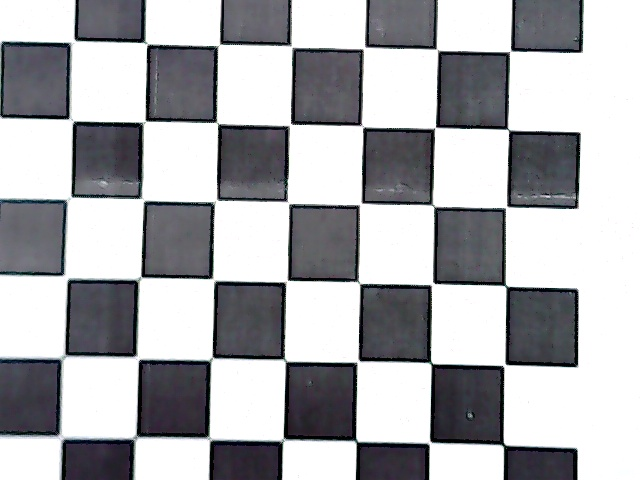
#> input picture camera_calibration/im_left1.jpg, 640 x 480 px, given in place of the camera
$ python cameras_test.py
#> lines starting #> are read from the running program, lines starting #| are printed output that depends on the picture
#!/usr/bin/env python3
# -*- coding: utf-8 -*-
"""
Created on Tue Apr 20 11:48:30 2021

@author: root
"""

import cv2
from time import sleep


cap1 = cv2.VideoCapture(0)
cap2 = cv2.VideoCapture(2)

orb = cv2.ORB_create()

while(True):

    ret1, frame1 = cap1.read()
#> frame1 is the input picture: shape (480, 640, 3); mean B, G, R 176.1, 172.8, 172.5
    ret2, frame2 = cap2.read()

    if not ret1:
        cap1.release()
        cv2.destroyAllWindows()
        print('Error capturing camera1. Breaking loop')
        break

    if not ret2:
        cap2.release()
        cv2.destroyAllWindows()
        print('Error capturing camera2. Breaking loop')
        break
    #image resize scale in percents
    scale = 50
    width = int(frame1.shape[1] * scale/100)
#> width = 320
    height = int(frame1.shape[0] * scale/100)
#> height = 240
    dsize = (width, height)
#> dsize = (320, 240)
    rframe1 = cv2.resize(frame1, dsize)
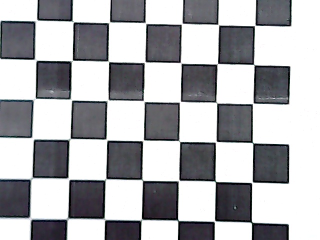
#> rframe1: shape (240, 320, 3); mean B, G, R 176.2, 172.9, 172.5
    rframe2 = cv2.resize(frame2, dsize)
    #original frame to grayscale
    gray1 = cv2.cvtColor(rframe1, cv2.COLOR_BGR2GRAY)
    gray2 = cv2.cvtColor(rframe2, cv2.COLOR_BGR2GRAY)
    #show original frame
#    cv2.imshow('1', gray1)
#    cv2.imshow('2', gray2)
    #find the keypoints and descriptions with SIFT detector
    kp1, des1 = orb.detectAndCompute(gray1, None)
#> kp1 = 453 keypoints; strongest (x, y, size): (251, 185, 31), (250, 141, 31), (219, 62, 31), (217, 183, 31)
    kp2, des2 = orb.detectAndCompute(gray2, None)
#> kp2 has the same summary as kp1
    #create BF matcher object
    bf = cv2.BFMatcher(cv2.NORM_HAMMING, crossCheck = True)
    matches = bf.match(des1, des2)
#> matches = 453 matches
    #sort matches in order of their distance
    matches = sorted(matches, key = lambda x:x.distance)
    #draw first ten matches
    frame3 = cv2.drawMatches(gray1, kp1, gray2, kp2, matches[:10], None, flags=2)
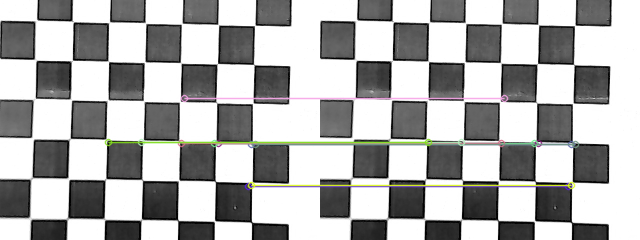
#> frame3: shape (240, 640, 3); mean of channels 0, 1, 2 172.5, 173.2, 173.1; drawn as B, G, R
    cv2.imshow('matches', frame3)

    key = cv2.waitKey(1) & 0xFF
#> (key q is pressed here)
    if key == ord('q') or key == ord('Q'):
        break


cap1.release()
cap2.release()
cv2.destroyAllWindows()
